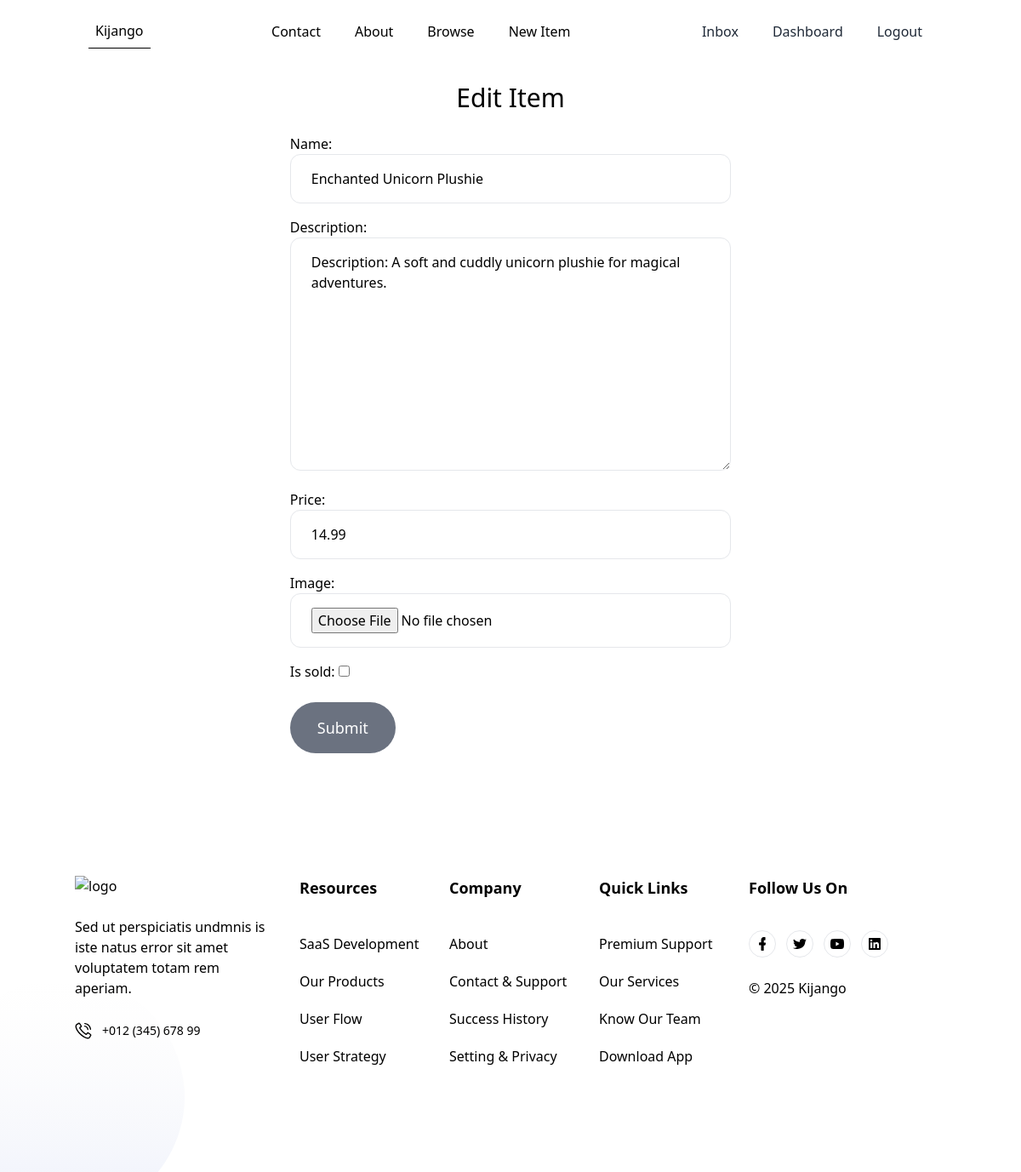
Page /items/25/edit (signed in) on the committed database.
### item/models.py (models this page shows, shortened)
class Item(models.Model):
    category = models.ForeignKey(
        Category, related_name="items", on_delete=models.CASCADE
    )
    name = models.CharField(max_length=255)
    description = models.TextField(blank=True, null=True)
    price = models.FloatField()
    image = models.ImageField(upload_to="item_images", blank=True, null=True)
    is_sold = models.BooleanField(default=False)
    created_by = models.ForeignKey(User, related_name="items", on_delete=models.CASCADE)
    created_at = models.DateTimeField(auto_now_add=True)

### item/views.py (the view, shortened to what this page needs)
# urls.py: path("<int:pk>/edit", views.edit, name="edit"),
@login_required
def edit(request, pk):
    item = get_object_or_404(Item, pk=pk, created_by=request.user)
    form = EditItemForm(instance=item)
    return render(request, 'item/form.html', {
        'form': form,
        'title': 'Edit Item',
    })

### item/forms.py
class EditItemForm(forms.ModelForm):
    class Meta:
        model = Item
        fields = ("name", "description", "price", "image", 'is_sold')
        widgets = {
        'name': forms.TextInput(attrs={
            'class': INPUT_CLASSES,
                'required': 'required'
        }),
        'description': forms.Textarea(attrs={
            'class': INPUT_CLASSES,
                'required': 'required'
        }),
        'price': forms.TextInput(attrs={
            'class': INPUT_CLASSES,
                'required': 'required'
        }),
        'image': forms.FileInput(attrs={
            'class': INPUT_CLASSES,
                'required': 'required'
        })
    }

### item/templates/item/form.html (shortened to what this page needs)
{% extends 'core/base.html' %}
{% block content %}
    <h1 class="mb-6 text-center text-3xl">{{title}}</h1>
    <form method="post" enctype="multipart/form-data" class="md:max-w-[45%] max-w-[65%] mx-auto">
    <div class="space-y-4">
        {{form.as_p}}
    </div>
    <button class="mt-6 py-4 px-8 text-lg bg-gray-500 hover:bg-gray-700 rounded-full text-white">Submit</button>
</form>
{% endblock  %}

### rows in the picture
Item: name "Enchanted Unicorn Plushie", description "Description: A soft and cuddly unicorn plushie for magical adventures.", price "14.99"

### other values in the picture
{{ title }} "Edit Item"
